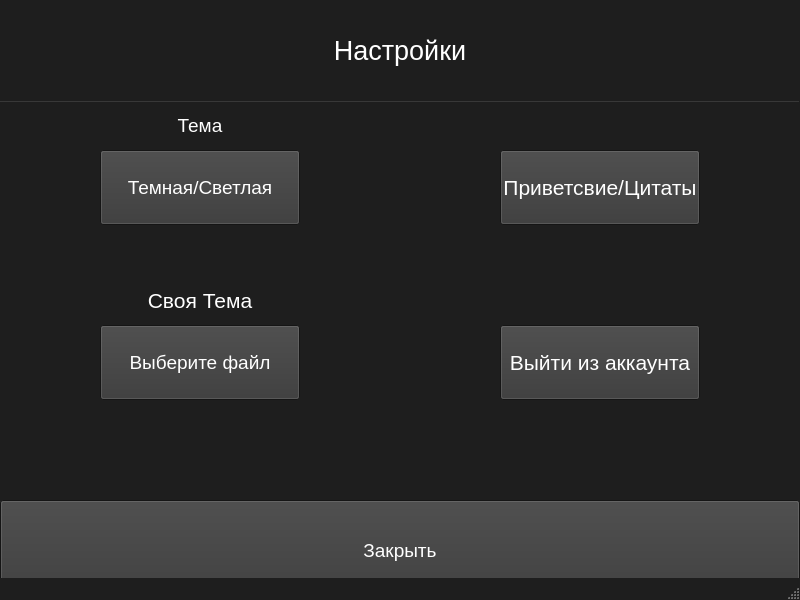
<?xml version="1.0" encoding="UTF-8"?>
<ui version="4.0">
 <class>MainWindow</class>
 <widget class="QMainWindow" name="MainWindow">
  <property name="geometry">
   <rect>
    <x>0</x>
    <y>0</y>
    <width>800</width>
    <height>600</height>
   </rect>
  </property>
  <property name="palette">
   <palette>
    <active>
     <colorrole role="WindowText">
      <brush brushstyle="SolidPattern">
       <color alpha="255">
        <red>255</red>
        <green>255</green>
        <blue>255</blue>
       </color>
      </brush>
     </colorrole>
     <colorrole role="Button">
      <brush brushstyle="SolidPattern">
       <color alpha="255">
        <red>56</red>
        <green>56</green>
        <blue>56</blue>
       </color>
      </brush>
     </colorrole>
     <colorrole role="Light">
      <brush brushstyle="SolidPattern">
       <color alpha="255">
        <red>56</red>
        <green>56</green>
        <blue>56</blue>
       </color>
      </brush>
     </colorrole>
     <colorrole role="Midlight">
      <brush brushstyle="SolidPattern">
       <color alpha="255">
        <red>30</red>
        <green>30</green>
        <blue>30</blue>
       </color>
      </brush>
     </colorrole>
     <colorrole role="Dark">
      <brush brushstyle="SolidPattern">
       <color alpha="255">
        <red>30</red>
        <green>30</green>
        <blue>30</blue>
       </color>
      </brush>
     </colorrole>
     <colorrole role="Mid">
      <brush brushstyle="SolidPattern">
       <color alpha="255">
        <red>30</red>
        <green>30</green>
        <blue>30</blue>
       </color>
      </brush>
     </colorrole>
     <colorrole role="Text">
      <brush brushstyle="SolidPattern">
       <color alpha="255">
        <red>255</red>
        <green>255</green>
        <blue>255</blue>
       </color>
      </brush>
     </colorrole>
     <colorrole role="BrightText">
      <brush brushstyle="SolidPattern">
       <color alpha="255">
        <red>255</red>
        <green>255</green>
        <blue>255</blue>
       </color>
      </brush>
     </colorrole>
     <colorrole role="ButtonText">
      <brush brushstyle="SolidPattern">
       <color alpha="255">
        <red>255</red>
        <green>255</green>
        <blue>255</blue>
       </color>
      </brush>
     </colorrole>
     <colorrole role="Base">
      <brush brushstyle="SolidPattern">
       <color alpha="255">
        <red>30</red>
        <green>30</green>
        <blue>30</blue>
       </color>
      </brush>
     </colorrole>
     <colorrole role="Window">
      <brush brushstyle="SolidPattern">
       <color alpha="255">
        <red>30</red>
        <green>30</green>
        <blue>30</blue>
       </color>
      </brush>
     </colorrole>
     <colorrole role="AlternateBase">
      <brush brushstyle="SolidPattern">
       <color alpha="255">
        <red>30</red>
        <green>30</green>
        <blue>30</blue>
       </color>
      </brush>
     </colorrole>
     <colorrole role="ToolTipText">
      <brush brushstyle="SolidPattern">
       <color alpha="255">
        <red>255</red>
        <green>255</green>
        <blue>255</blue>
       </color>
      </brush>
     </colorrole>
    </active>
    <inactive>
     <colorrole role="WindowText">
      <brush brushstyle="SolidPattern">
       <color alpha="255">
        <red>255</red>
        <green>255</green>
        <blue>255</blue>
       </color>
      </brush>
     </colorrole>
     <colorrole role="Button">
      <brush brushstyle="SolidPattern">
       <color alpha="255">
        <red>56</red>
        <green>56</green>
        <blue>56</blue>
       </color>
      </brush>
     </colorrole>
     <colorrole role="Light">
      <brush brushstyle="SolidPattern">
       <color alpha="255">
        <red>56</red>
        <green>56</green>
        <blue>56</blue>
       </color>
      </brush>
     </colorrole>
     <colorrole role="Midlight">
      <brush brushstyle="SolidPattern">
       <color alpha="255">
        <red>30</red>
        <green>30</green>
        <blue>30</blue>
       </color>
      </brush>
     </colorrole>
     <colorrole role="Dark">
      <brush brushstyle="SolidPattern">
       <color alpha="255">
        <red>30</red>
        <green>30</green>
        <blue>30</blue>
       </color>
      </brush>
     </colorrole>
     <colorrole role="Mid">
      <brush brushstyle="SolidPattern">
       <color alpha="255">
        <red>30</red>
        <green>30</green>
        <blue>30</blue>
       </color>
      </brush>
     </colorrole>
     <colorrole role="Text">
      <brush brushstyle="SolidPattern">
       <color alpha="255">
        <red>255</red>
        <green>255</green>
        <blue>255</blue>
       </color>
      </brush>
     </colorrole>
     <colorrole role="BrightText">
      <brush brushstyle="SolidPattern">
       <color alpha="255">
        <red>255</red>
        <green>255</green>
        <blue>255</blue>
       </color>
      </brush>
     </colorrole>
     <colorrole role="ButtonText">
      <brush brushstyle="SolidPattern">
       <color alpha="255">
        <red>255</red>
        <green>255</green>
        <blue>255</blue>
       </color>
      </brush>
     </colorrole>
     <colorrole role="Base">
      <brush brushstyle="SolidPattern">
       <color alpha="255">
        <red>30</red>
        <green>30</green>
        <blue>30</blue>
       </color>
      </brush>
     </colorrole>
     <colorrole role="Window">
      <brush brushstyle="SolidPattern">
       <color alpha="255">
        <red>30</red>
        <green>30</green>
        <blue>30</blue>
       </color>
      </brush>
     </colorrole>
     <colorrole role="AlternateBase">
      <brush brushstyle="SolidPattern">
       <color alpha="255">
        <red>30</red>
        <green>30</green>
        <blue>30</blue>
       </color>
      </brush>
     </colorrole>
     <colorrole role="ToolTipText">
      <brush brushstyle="SolidPattern">
       <color alpha="255">
        <red>255</red>
        <green>255</green>
        <blue>255</blue>
       </color>
      </brush>
     </colorrole>
    </inactive>
    <disabled>
     <colorrole role="WindowText">
      <brush brushstyle="SolidPattern">
       <color alpha="255">
        <red>30</red>
        <green>30</green>
        <blue>30</blue>
       </color>
      </brush>
     </colorrole>
     <colorrole role="Button">
      <brush brushstyle="SolidPattern">
       <color alpha="255">
        <red>56</red>
        <green>56</green>
        <blue>56</blue>
       </color>
      </brush>
     </colorrole>
     <colorrole role="Light">
      <brush brushstyle="SolidPattern">
       <color alpha="255">
        <red>56</red>
        <green>56</green>
        <blue>56</blue>
       </color>
      </brush>
     </colorrole>
     <colorrole role="Midlight">
      <brush brushstyle="SolidPattern">
       <color alpha="255">
        <red>30</red>
        <green>30</green>
        <blue>30</blue>
       </color>
      </brush>
     </colorrole>
     <colorrole role="Dark">
      <brush brushstyle="SolidPattern">
       <color alpha="255">
        <red>30</red>
        <green>30</green>
        <blue>30</blue>
       </color>
      </brush>
     </colorrole>
     <colorrole role="Mid">
      <brush brushstyle="SolidPattern">
       <color alpha="255">
        <red>30</red>
        <green>30</green>
        <blue>30</blue>
       </color>
      </brush>
     </colorrole>
     <colorrole role="Text">
      <brush brushstyle="SolidPattern">
       <color alpha="255">
        <red>30</red>
        <green>30</green>
        <blue>30</blue>
       </color>
      </brush>
     </colorrole>
     <colorrole role="BrightText">
      <brush brushstyle="SolidPattern">
       <color alpha="255">
        <red>255</red>
        <green>255</green>
        <blue>255</blue>
       </color>
      </brush>
     </colorrole>
     <colorrole role="ButtonText">
      <brush brushstyle="SolidPattern">
       <color alpha="255">
        <red>30</red>
        <green>30</green>
        <blue>30</blue>
       </color>
      </brush>
     </colorrole>
     <colorrole role="Base">
      <brush brushstyle="SolidPattern">
       <color alpha="255">
        <red>30</red>
        <green>30</green>
        <blue>30</blue>
       </color>
      </brush>
     </colorrole>
     <colorrole role="Window">
      <brush brushstyle="SolidPattern">
       <color alpha="255">
        <red>30</red>
        <green>30</green>
        <blue>30</blue>
       </color>
      </brush>
     </colorrole>
     <colorrole role="AlternateBase">
      <brush brushstyle="SolidPattern">
       <color alpha="255">
        <red>30</red>
        <green>30</green>
        <blue>30</blue>
       </color>
      </brush>
     </colorrole>
     <colorrole role="ToolTipText">
      <brush brushstyle="SolidPattern">
       <color alpha="255">
        <red>255</red>
        <green>255</green>
        <blue>255</blue>
       </color>
      </brush>
     </colorrole>
    </disabled>
   </palette>
  </property>
  <property name="windowTitle">
   <string>MainWindow</string>
  </property>
  <widget class="QWidget" name="centralwidget">
   <widget class="Line" name="line">
    <property name="geometry">
     <rect>
      <x>0</x>
      <y>100</y>
      <width>800</width>
      <height>3</height>
     </rect>
    </property>
    <property name="palette">
     <palette>
      <active>
       <colorrole role="Light">
        <brush brushstyle="SolidPattern">
         <color alpha="255">
          <red>56</red>
          <green>56</green>
          <blue>56</blue>
         </color>
        </brush>
       </colorrole>
       <colorrole role="Midlight">
        <brush brushstyle="SolidPattern">
         <color alpha="255">
          <red>56</red>
          <green>56</green>
          <blue>56</blue>
         </color>
        </brush>
       </colorrole>
      </active>
      <inactive>
       <colorrole role="Light">
        <brush brushstyle="SolidPattern">
         <color alpha="255">
          <red>56</red>
          <green>56</green>
          <blue>56</blue>
         </color>
        </brush>
       </colorrole>
       <colorrole role="Midlight">
        <brush brushstyle="SolidPattern">
         <color alpha="255">
          <red>56</red>
          <green>56</green>
          <blue>56</blue>
         </color>
        </brush>
       </colorrole>
      </inactive>
      <disabled>
       <colorrole role="Light">
        <brush brushstyle="SolidPattern">
         <color alpha="255">
          <red>56</red>
          <green>56</green>
          <blue>56</blue>
         </color>
        </brush>
       </colorrole>
       <colorrole role="Midlight">
        <brush brushstyle="SolidPattern">
         <color alpha="255">
          <red>56</red>
          <green>56</green>
          <blue>56</blue>
         </color>
        </brush>
       </colorrole>
      </disabled>
     </palette>
    </property>
    <property name="orientation">
     <enum>Qt::Horizontal</enum>
    </property>
   </widget>
   <widget class="QLabel" name="label">
    <property name="geometry">
     <rect>
      <x>100</x>
      <y>0</y>
      <width>600</width>
      <height>100</height>
     </rect>
    </property>
    <property name="font">
     <font>
      <pointsize>20</pointsize>
     </font>
    </property>
    <property name="text">
     <string>Настройки</string>
    </property>
    <property name="alignment">
     <set>Qt::AlignCenter</set>
    </property>
   </widget>
   <widget class="Line" name="line_2">
    <property name="geometry">
     <rect>
      <x>0</x>
      <y>500</y>
      <width>800</width>
      <height>3</height>
     </rect>
    </property>
    <property name="orientation">
     <enum>Qt::Horizontal</enum>
    </property>
   </widget>
   <widget class="Line" name="line_3">
    <property name="geometry">
     <rect>
      <x>400</x>
      <y>500</y>
      <width>3</width>
      <height>100</height>
     </rect>
    </property>
    <property name="orientation">
     <enum>Qt::Vertical</enum>
    </property>
   </widget>
   <widget class="QPushButton" name="BackButton">
    <property name="geometry">
     <rect>
      <x>0</x>
      <y>500</y>
      <width>800</width>
      <height>100</height>
     </rect>
    </property>
    <property name="font">
     <font>
      <pointsize>14</pointsize>
     </font>
    </property>
    <property name="text">
     <string>Закрыть</string>
    </property>
   </widget>
   <widget class="QLabel" name="label_3">
    <property name="geometry">
     <rect>
      <x>100</x>
      <y>100</y>
      <width>200</width>
      <height>50</height>
     </rect>
    </property>
    <property name="font">
     <font>
      <pointsize>14</pointsize>
     </font>
    </property>
    <property name="text">
     <string>Тема</string>
    </property>
    <property name="alignment">
     <set>Qt::AlignCenter</set>
    </property>
   </widget>
   <widget class="QPushButton" name="ThemeButton">
    <property name="geometry">
     <rect>
      <x>100</x>
      <y>150</y>
      <width>200</width>
      <height>75</height>
     </rect>
    </property>
    <property name="font">
     <font>
      <pointsize>14</pointsize>
     </font>
    </property>
    <property name="text">
     <string>Темная/Светлая</string>
    </property>
   </widget>
   <widget class="QLabel" name="label_4">
    <property name="geometry">
     <rect>
      <x>100</x>
      <y>275</y>
      <width>200</width>
      <height>50</height>
     </rect>
    </property>
    <property name="font">
     <font>
      <pointsize>16</pointsize>
     </font>
    </property>
    <property name="text">
     <string>Своя Тема</string>
    </property>
    <property name="alignment">
     <set>Qt::AlignCenter</set>
    </property>
   </widget>
   <widget class="QPushButton" name="CorTButton">
    <property name="geometry">
     <rect>
      <x>500</x>
      <y>150</y>
      <width>200</width>
      <height>75</height>
     </rect>
    </property>
    <property name="font">
     <font>
      <pointsize>16</pointsize>
     </font>
    </property>
    <property name="text">
     <string>Приветсвие/Цитаты</string>
    </property>
   </widget>
   <widget class="QPushButton" name="CloseAkkButton">
    <property name="geometry">
     <rect>
      <x>500</x>
      <y>325</y>
      <width>200</width>
      <height>75</height>
     </rect>
    </property>
    <property name="font">
     <font>
      <pointsize>16</pointsize>
     </font>
    </property>
    <property name="text">
     <string>Выйти из аккаунта</string>
    </property>
   </widget>
   <widget class="QPushButton" name="YourThemeButton">
    <property name="geometry">
     <rect>
      <x>100</x>
      <y>325</y>
      <width>200</width>
      <height>75</height>
     </rect>
    </property>
    <property name="font">
     <font>
      <pointsize>14</pointsize>
     </font>
    </property>
    <property name="text">
     <string>Выберите файл</string>
    </property>
   </widget>
  </widget>
  <widget class="QStatusBar" name="statusbar"/>
 </widget>
 <resources/>
 <connections/>
</ui>
